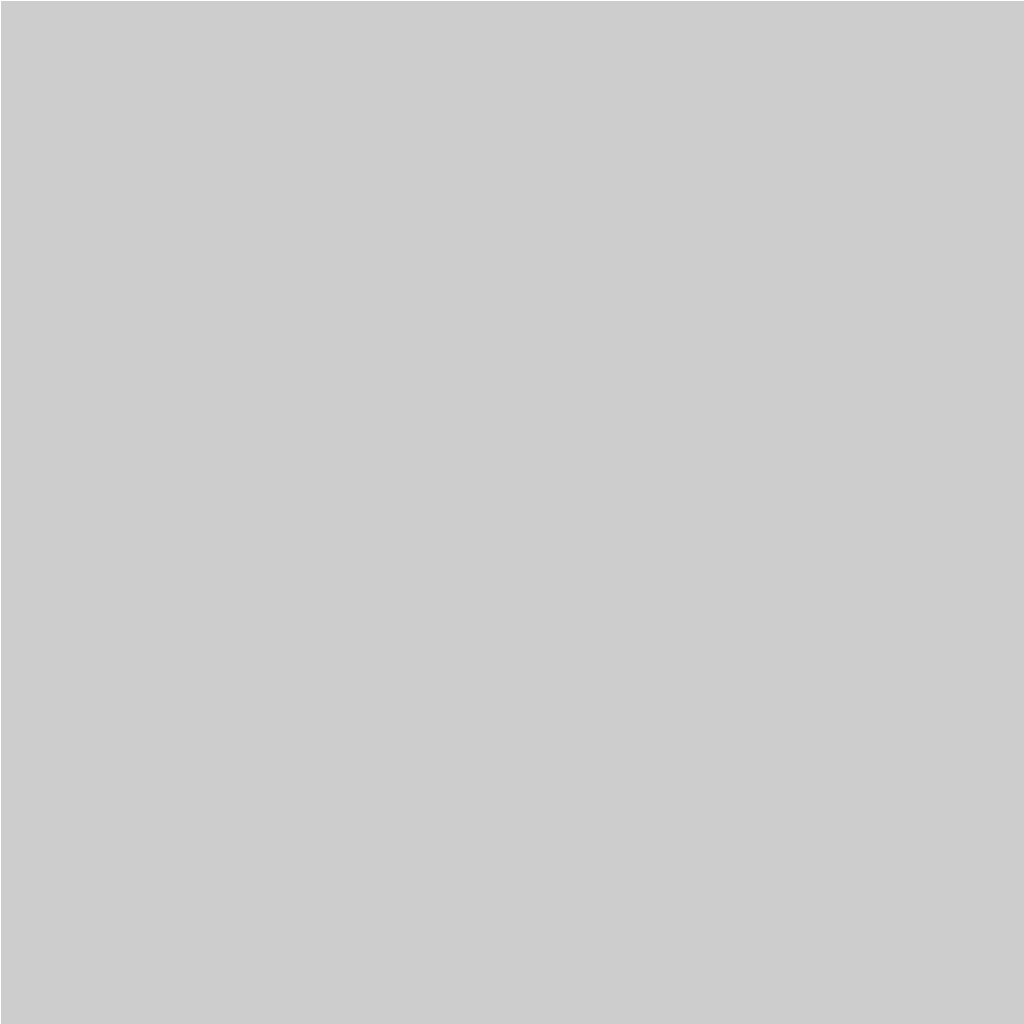
Frame 1 (no input)
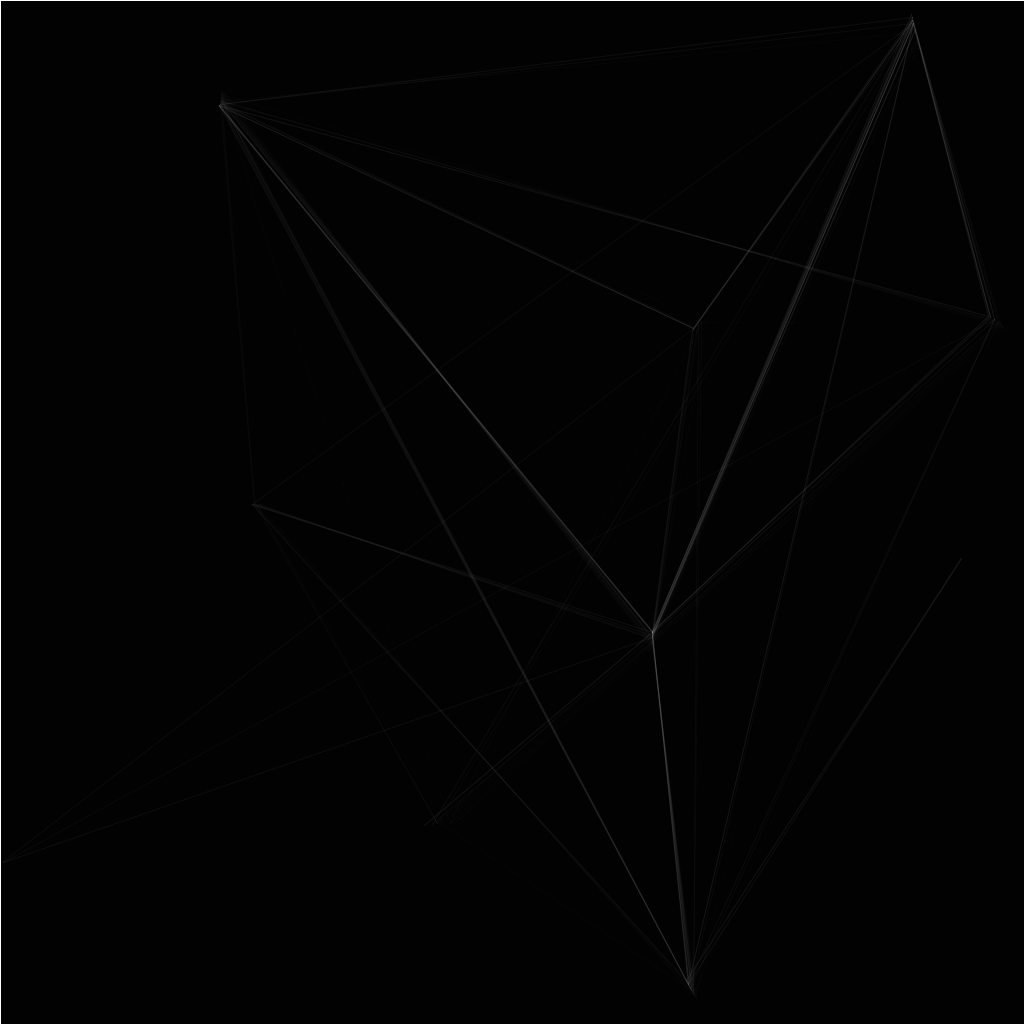
Frame 60 (the mouse pressed at the canvas centre just before this capture)
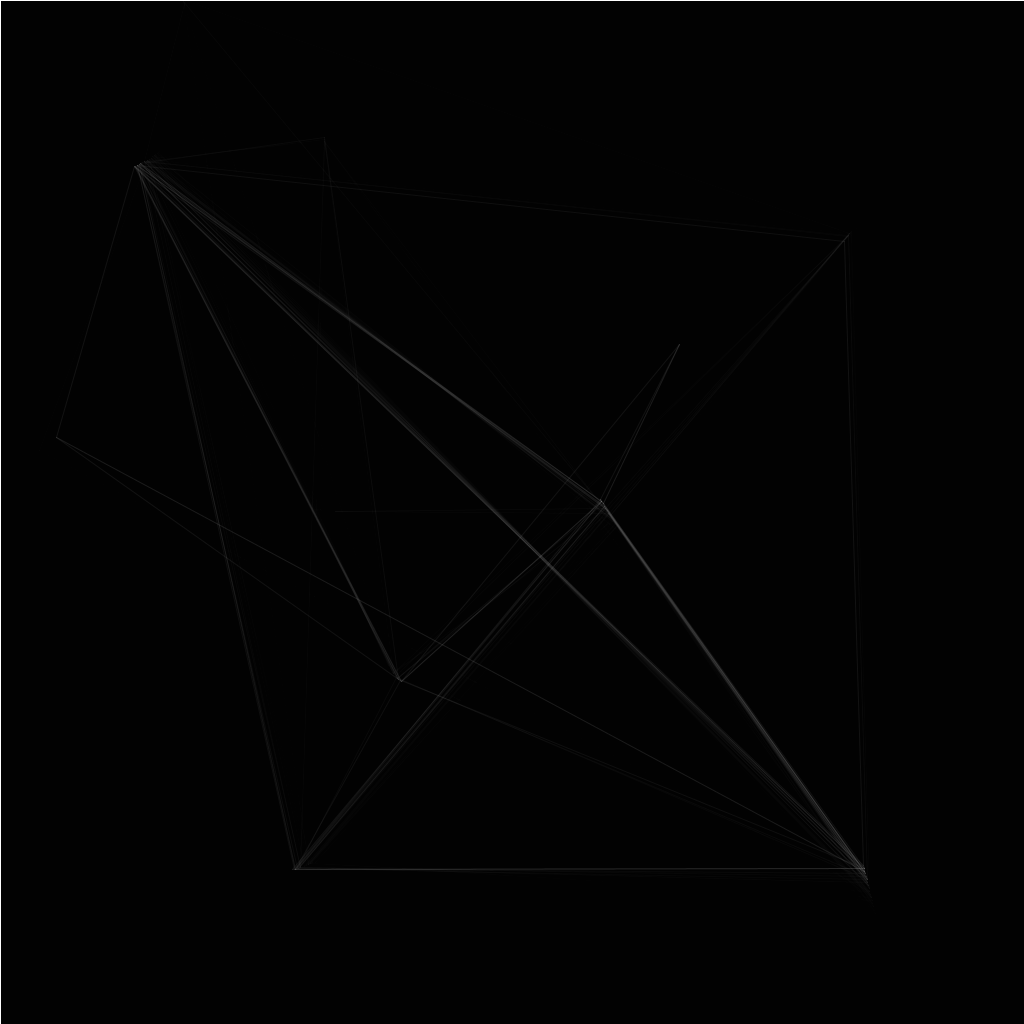
Frame 120 (the mouse held since frame 60 and released just before this capture)

The Processing sketch that drew these frames (run headless with seeded random() and noise(); from frame 60 on, the mouse is pressed at the canvas centre):

// Processing sketch: Flickerer
// ── Flickerer.pde
ArrayList<PVector>points=new ArrayList<PVector>();
void setup() {
  size(1024, 1024);
  background(255);
  for (int i=0; i<30; i++)points.add(new PVector(random(width), random(height)));
  for (int i=0; i<20; i++)things.add(new Thing());
}
ArrayList<Thing>things=new ArrayList<Thing>();
class Thing {
  PVector cur, last;
  Thing() {
    cur=points.get(int(random(points.size())));
    last=points.get(0);
  }
  void update() {
    if (frameCount%1==0) {
      PVector closest=new PVector(-10000, -10000);
      float closeDist=100000;
      for (PVector p : points) {
        if (p.equals(cur)||p.equals(last))continue;
        float d=PVector.dist(p, closest);
        if (d<closeDist||random(100)<10) {
          closeDist=d;
          closest=p.copy();
        }
      }
      last=cur.copy();
      cur=closest.copy();
    }
    stroke(255,20);
    line(cur.x, cur.y, last.x, last.y);
  }
}
void draw() {
  for (Thing t : things)t.update();
  fill(0,50);
  stroke(255);
  rect(0, 0, width, height);
  stroke(0);
  for (PVector p : points) {
    //fill(0, 0, 255);
    //stroke(0, 0, 255);
    //ellipse(p.x, p.y, 5, 5);
  }
  for (int i=0; i<points.size(); i++) {
    float zoom=0.01;
    float offx=noise(i*100, 0+frameCount*zoom)-0.5;
    float offy=noise(i*100, 100+frameCount*zoom)-0.5;
    PVector p=points.get(i).add(new PVector(offx, offy).mult(10));
    if (p.x<0)p.x=width;
    if (p.y<0)p.y=height;
    if (p.x>width)p.x=0;
    if (p.y>height)p.y=0;
    points.set(i, p);
  }
}
